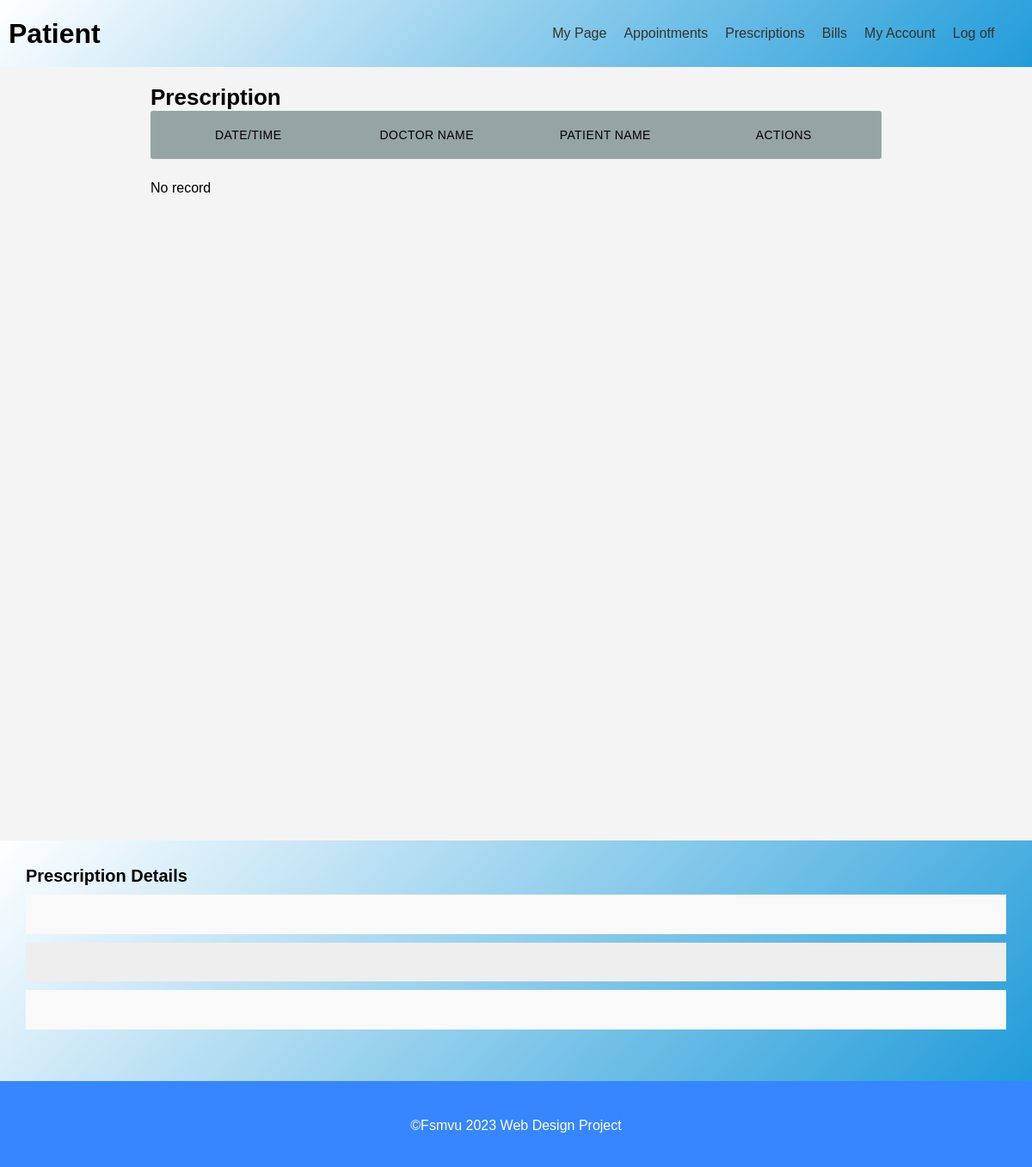
Page /Prescriptions/ on the earlier database version.
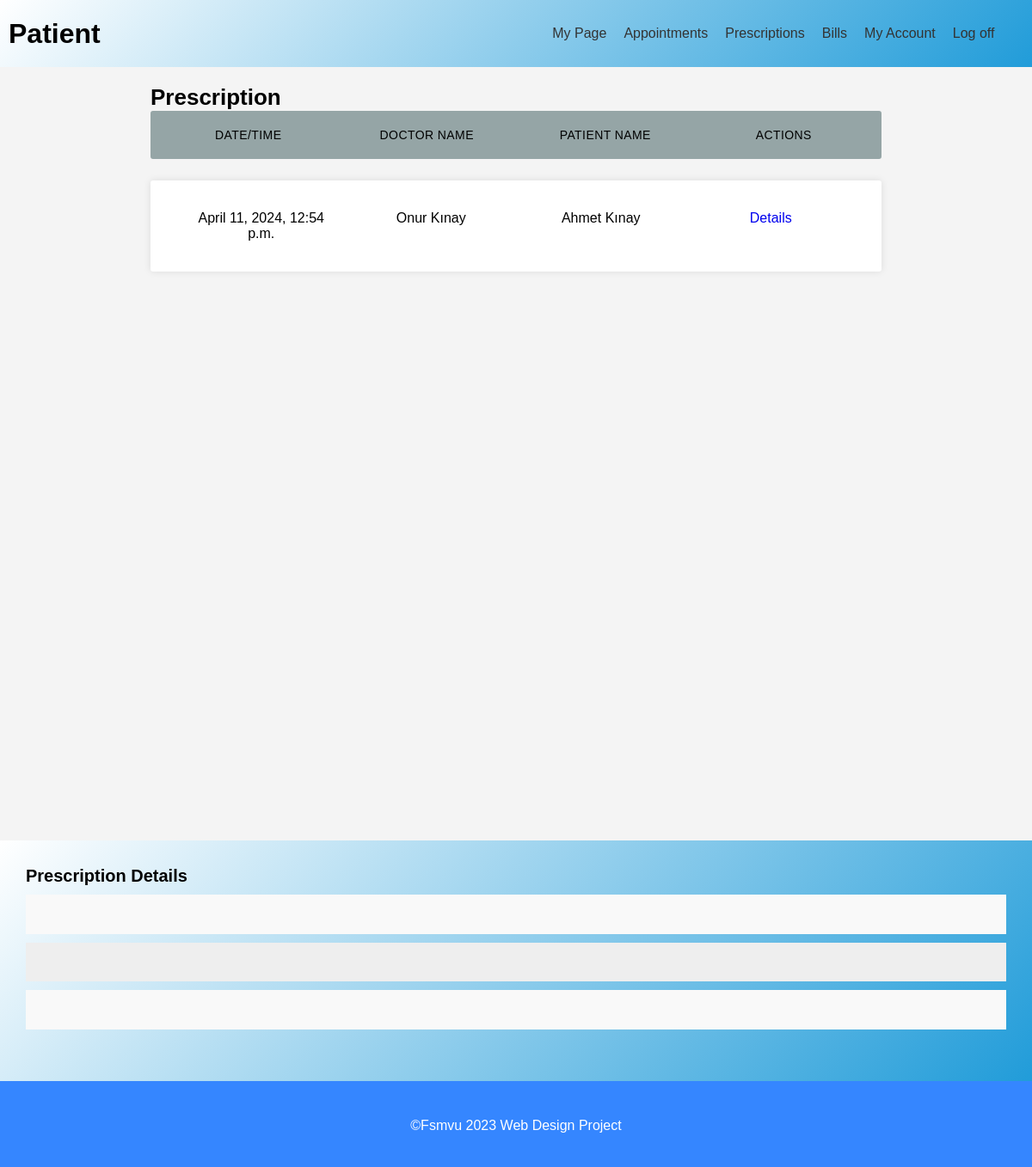
Same page on the later database version.
### prescription/models.py (models this page shows)
class Prescription(models.Model):
    ID = models.BigAutoField(primary_key=True)
    Medicinde = models.CharField(max_length=30)
    Remark = models.TextField()
    Advice = models.TextField()
    Appointment = models.ForeignKey(Appointment, on_delete=models.CASCADE)
    class Meta:
        db_table = "prescription"

### appointment/models.py (models this page shows, shortened)
class Appointment(models.Model):
    ID = models.BigAutoField(primary_key=True)
    Description = models.TextField()
    AppointmentDate = models.DateTimeField()
    DoctorID = models.ForeignKey(Doctor,on_delete=models.PROTECT)
    PatientID = models.ForeignKey(Patient,on_delete=models.PROTECT)
    class Meta:
        db_table = "appointment"

### doctor/models.py (models this page shows, shortened)
class Doctor(models.Model):
    ID = models.BigAutoField(primary_key=True)
    User = models.ForeignKey(settings.AUTH_USER_MODEL,on_delete=models.CASCADE,blank=True, null=True)
    DateOfBirth = models.DateField()
    Gender = models.CharField(max_length=1, choices=GENDER_CHOICES)
    Phone = models.CharField(max_length=11)
    Salary = models.IntegerField()
    Specializations = models.CharField(max_length=300)
    Experience = models.TextField()
    Languages = models.CharField(max_length=300)
    Department = models.ForeignKey(Department, on_delete=models.SET_DEFAULT,default=1)
    class Meta:
        db_table = "doctor"

### patient/models.py (models this page shows, shortened)
class Patient(models.Model):
    ID = models.BigAutoField(primary_key=True)
    User = models.ForeignKey(settings.AUTH_USER_MODEL,on_delete=models.CASCADE,blank=True, null=True)
    DateOfBirth = models.DateField()
    Gender = models.CharField(max_length=1, choices=GENDER_CHOICES)
    Blood_Group = models.CharField(max_length = 20,  choices = BLOOD_GROUPS, default = '1')
    Address =models.TextField()
    Phone = models.CharField(max_length=11)
    class Meta:
        db_table = "patient"

### prescription/views.py (the view)
# urls.py: path('',views.home,name=""),
def home(request):
    context ={}
    context["dataset"] = Prescription.objects.all()
    return render(request, "prescription/home.html", context)

### prescription/templates/prescription/home.html (shortened to what this page needs)
{% extends 'management_base.html' %}
{% load static %}
{% block content %}
  <section id="randevular">
    <div class="container">
      <h2>Prescription</h2>
      <ul class="responsive-table">
        <li class="table-header">
          <div class="col col-1">Date/Time</div>
          <div class="col col-3">Doctor Name</div>
          <div class="col col-3">Patient Name</div>
          <div class="col col-6">Actions</div>
        </li>
        {% if dataset.count == 0 %}
          <p>No record</p>
        {% else %}
          {% for data in dataset %}
            <li class="table-row">
              <div class="col col-1" data-label="Date">{{ data.Appointment.AppointmentDate }}</div>
              <div class="col col-3" data-label="Doctor Name">{{ data.Appointment.DoctorID.User.first_name }} {{ data.Appointment.DoctorID.User.last_name }}</div>
              <div class="col col-3" data-label="Patient Name">{{ data.Appointment.PatientID.User.first_name }} {{ data.Appointment.PatientID.User.last_name }}</div>
              <div class="col col-6" data-label="Change Appointment Operation">
                <a class="getDetails" href="/Prescriptions/Details/{{ data.ID }}">Details</a>
              </div>
            </li>
          {% endfor %}
        {% endif %}
      </ul>
    </div>
  </section>
  <div id="ex1" class="modal" style="max-width:auto">
    <section id="ozel-sayfa" style="padding:0;margin-bottom:0">
      <div class="container" style="max-width:initial;display:block">
        <div class="hesap-bilgileri" style="width:initial">
          <h3>Prescription Details</h3>
          <ul>
            <li class="medicinePrescription"></li>
            <li class="remarkPrescription"></li>
            <li class="advicePrescription"></li>
          </ul>
        </div>
      </div>
    </section>
  </div>
{% endblock %}

Differences in the rows shown:
added Prescription: Appointment.AppointmentDate "April 11, 2024, 12:54 p.m.", Appointment.DoctorID.User.first_name "Onur", Appointment.DoctorID.User.last_name "Kınay", Appointment.PatientID.User.first_name "Ahmet", Appointment.PatientID.User.last_name "Kınay"
Other differences:
text no longer shown: "No record"
